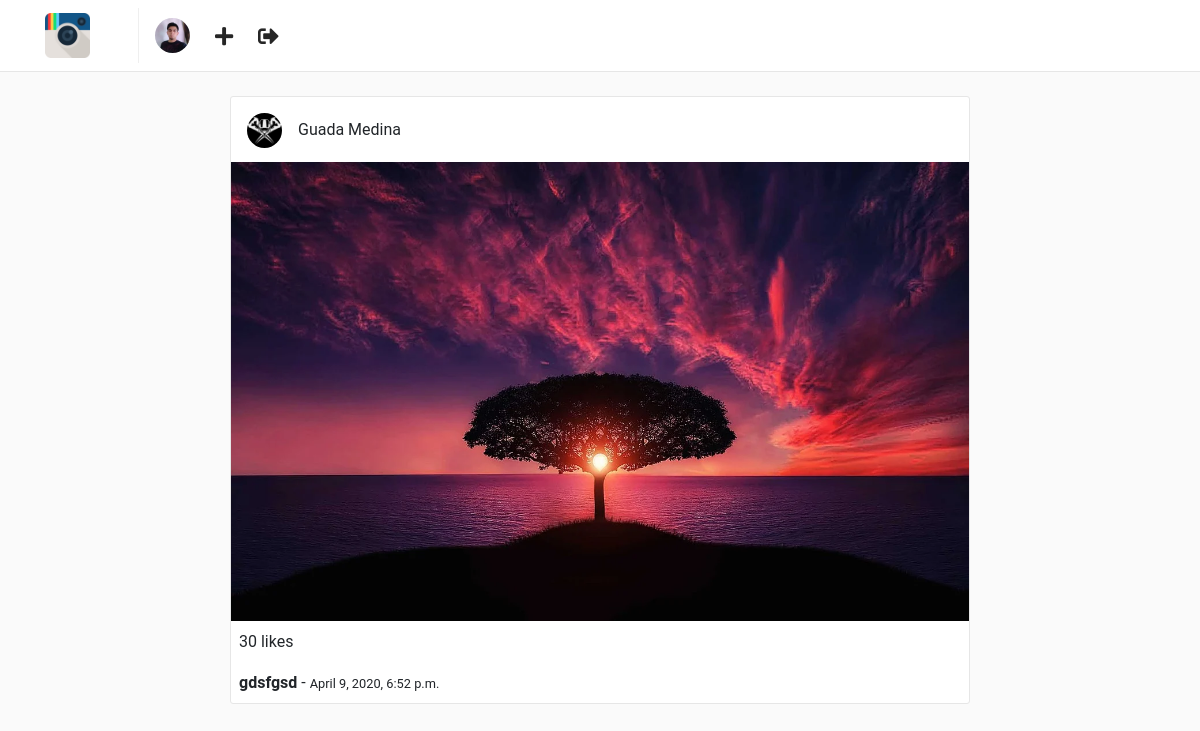
Screenshot of /posts/9 (signed in) with the database file from the repository.
### users/models.py (models this page shows, shortened)
class Profile(models.Model):
    user = models.OneToOneField(User, on_delete=models.CASCADE)
    website = models.URLField(max_length=200, blank=True)
    biography = models.TextField(blank=True)
    phone_number = models.CharField(max_length=20, blank=True)
    picture = models.ImageField(
        upload_to='users/pictures',
        blank=True,
        null=True
    )
    created = models.DateTimeField(auto_now_add=True)
    modified = models.DateTimeField(auto_now=True)
    posts_count = models.IntegerField(default=0)

### posts/models.py (models this page shows, shortened)
class Post(models.Model):
    user = models.ForeignKey(User, on_delete=models.CASCADE)
    profile = models.ForeignKey('users.Profile', on_delete=models.CASCADE)
    title = models.CharField(max_length=255)
    photo = models.ImageField(upload_to='posts/photos')
    created = models.DateTimeField(auto_now_add=True)
    modified = models.DateTimeField(auto_now=True)

### posts/views.py (the view)
class PostDetailView(LoginRequiredMixin, DetailView):
    queryset = Post.objects.all()
    template_name = 'posts/detail.html'
    context_object_name = 'post'

### templates/posts/detail.html (shortened to what this page needs)
{% extends "base.html" %}
{% block container %}
<div class="container">
    <div class="row">
        <div class="col-sm-12 col-md-8 offset-md-2 mt-5 p-0 post-container">
            <div class="media pt-3 pl-3 pb-1">
                <a href="{% url "users:detail" post.user.username %}">
                    <img class="mr-3 rounded-circle"height="35"src="{{ post.profile.picture.url }}"alt="{{ post.user.get_full_name }}">
                </a>
                <div class="media-body">
                    <p style="margin-top: 5px;">{{ post.user.get_full_name  }}</p>
                </div>
            </div>
            <img style="width: 100%;"src="{{ post.photo.url }}"alt="{{ post.title }}">
            <p class="mt-1 ml-2" >
                 30 likes
            </p>
            <p class="ml-2 mt-0 mb-2">
                <b>{{ post.title }}</b> - <small>{{ post.created }}</small>
            </p>
        </div>
    </div>
</div>
{% endblock %}

### templates/nav.html
{% load static %}
<nav class="navbar navbar-expand-lg fixed-top" id="main-navbar">
    <div class="container">
        <a class="navbar-brand pr-5" style="border-right: 1px solid #efefef;" href="{% url 'post:feed' %}">
            <img src="{% static "img/instagram.png" %}" height="45" class="d-inline-block align-top"/>
        </a>
        <div class="collapse navbar-collapse">
            <ul class="navbar-nav mr-auto">
                <li class="nav-item">
                    <a href="{% url 'users:detail' request.user.username %}">
                        {% if request.user.profile.picture %}
                            <img src="{{ request.user.profile.picture.url }}" height="35" class="d-inline-block align-top rounded-circle"/>
                        {% else %}
                            <img src="{% static 'img/default-profile.png' %}" height="35" class="d-inline-block align-top rounded-circle"/>
                        {% endif %}
                    </a>
                </li>
                <li class="nav-item nav-icon">
                    <a href="{% url 'post:create' %}">
                        <i class="fas fa-plus"></i>
                    </a>
                </li>
                <li class="nav-item nav-icon">
                    <a href="{% url 'users:logout' %}">
                        <i class="fas fa-sign-out-alt"></i>
                    </a>
                </li>
            </ul>
        </div>
    </div>
</nav>

### static/css/main.css (style rules this page uses)
html, body { background: #fafafa; height: 100%; width: 100%; font-family: 'Roboto', sans-serif; }
#main-navbar { background: #fff; border-bottom: 1px solid rgba(0,0,0,.0975); }
.post-container { background: #fff; border: 1px solid #e6e6e6; border-radius: 3px; }
.nav-icon a { color: #262626; font-size: 1.3em; display: block; margin-top: .2em; margin-left: 1.2em; font-weight: 100; }

### rows the page displays
Post: profile.picture (picture), user.get_full_name "Guada Medina", photo (picture), title "gdsfgsd", created "April 9, 2020, 6:52 p.m."
